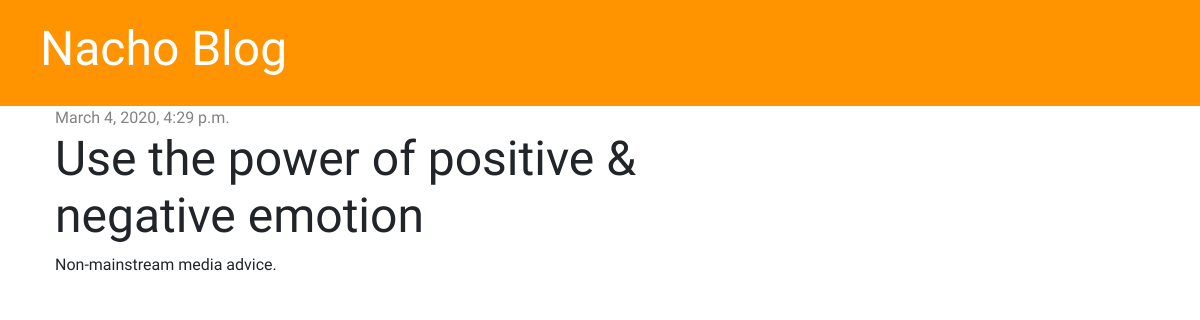
Screenshot of /post/3/ with the database file from the repository.
### blog/models.py (models this page shows, shortened)
class Post(models.Model):
    author = models.ForeignKey('auth.User', on_delete=models.CASCADE)
    title = models.CharField(max_length=200)
    text = models.TextField()
    created_date = models.DateTimeField(default=timezone.now)
    published_date = models.DateTimeField(blank=True, null=True)

### blog/views.py (the view)
# urls.py: path('post/<int:pk>/', views.post_detail, name='post_detail'),
def post_detail(request, pk):
    post = get_object_or_404(Post, pk=pk)
    stuff_for_frontend = {'post': post}
    return render(request, 'blog/post_detail.html', stuff_for_frontend)

### blog/templates/blog/post_detail.html (shortened to what this page needs)
{% extends 'blog/base.html' %}
{% block content %}
    <div class="post">
        {% if post.published_date %}
            <div class="date">
                {{ post.published_date }}
            </div>
            {% else %}
            <a href="{% url 'post_publish' pk=post.pk %}" class="btn btn-primary">Publish</a>
        {% endif %}
        <h1>{{ post.title }}</h1>
        <p>{{ post.text|linebreaksbr }}</p>
    </div>
{% endblock %}

### blog/static/css/blog.css (style rules this page uses)
h1, h2, h3, h4 { font-family: 'Tangerine', 'Inconsolata', 'Droid Sans', serif; font-size: 48px; }
.date { color: #828282; }
.post { margin-bottom: 70px; }

### blog/templates/blog/base.html (style rules this page uses)
body { font-family: 'Inconsolata', monospace; }

### rows the page displays
Post: published_date "March 4, 2020, 4:29 p.m.", title "Use the power of positive & negative emotion", text "Non-mainstream media advice."
